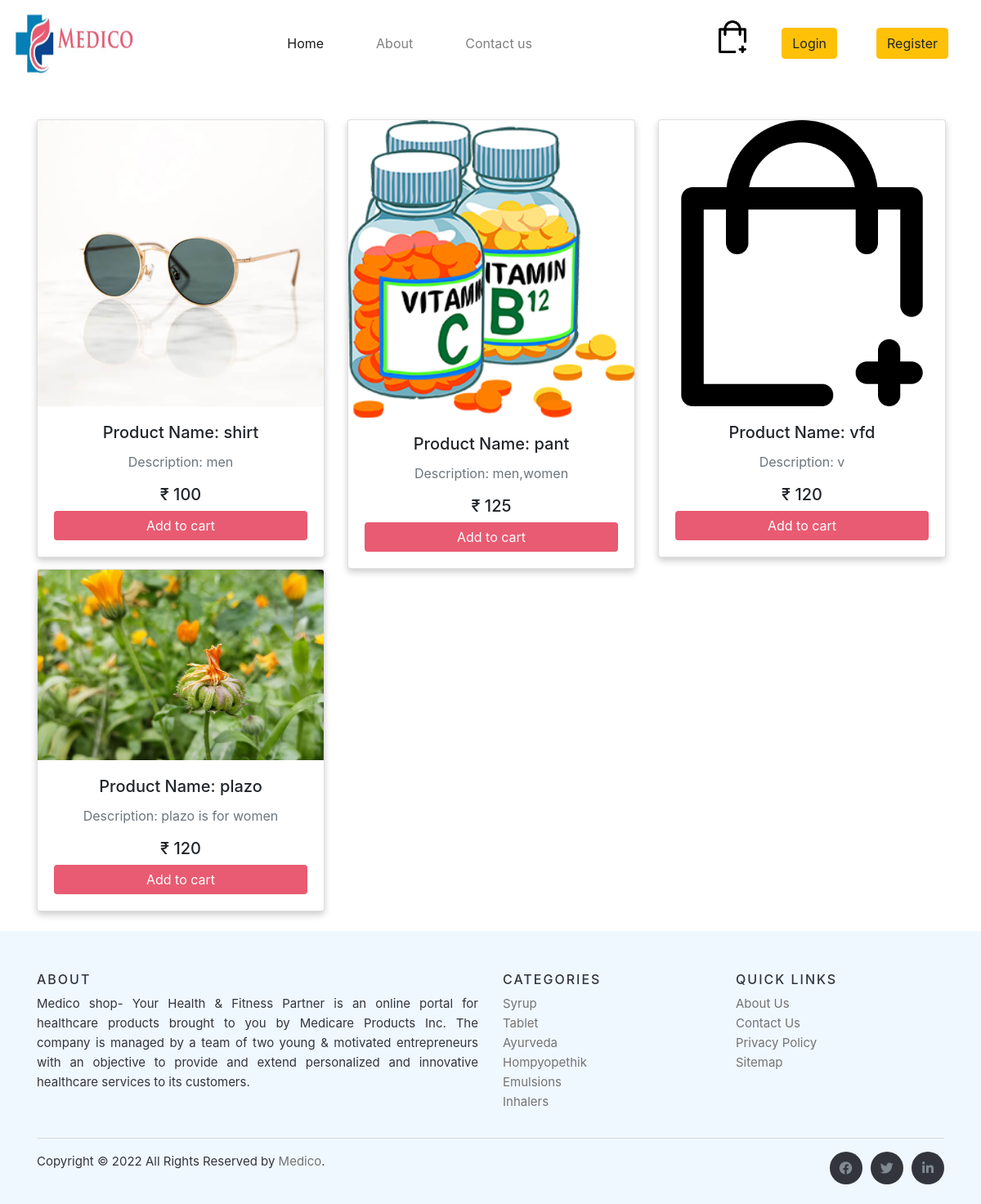
The app's page /home.php with its own data.
### tables this page shows
CREATE TABLE `product` (
  `prod_no` int(4) NOT NULL,
  `prod_name` varchar(20) NOT NULL,
  `description` varchar(50) NOT NULL,
  `unit` varchar(10) NOT NULL,
  `price` int(10) NOT NULL,
  `image` varchar(500) NOT NULL
);

### home.php (the view, shortened to what this page needs)
<?php
if (!isset($_SESSION['email'])) {
    $login = 0;
}
?>
<!doctype html>
<html lang="en">
<head>
    <link rel="stylesheet" href="https://cdn.jsdelivr.net/npm/bootstrap@4.0.0/dist/css/bootstrap.min.css">
    <link rel="stylesheet" href="css/style.css">
    <link rel="stylesheet" href="https://cdnjs.cloudflare.com/ajax/libs/font-awesome/6.1.1/css/all.min.css" />
</head>
<body>
    <nav class="navbar  navbar-expand-lg navbar-light">
        <a class="navbar-brand" href="#"><img src="images/logo.jpeg" height="80px" width="150px" /> </a>
        <div class="collapse navbar-collapse" id="main_nav">
            <ul class="navbar-nav mx-auto">
                <li class="nav-item active"> <a class="nav-link mx-4" href="#">Home </a> </li>
                <li class="nav-item"><a class="nav-link mx-4" href="about.php"> About </a></li>
                <li class="nav-item"><a class="nav-link mx-4" href="contact.php">Contact us</a></li>
            </ul>
            <ul style="list-style: none;">
                <li class="nav-item"><a class="nav-link" href="addtocart.php"><img src="images/add-to-basket.png" width="40px" height="40px"></a></li>
            </ul>
            <?php
            if ($login == 0) {
            ?>
                <a class="btn btn-warning mx-4" href="login.php">Login</a>
                <a class="btn btn-warning mx-4" href="register.php">Register</a>
            <?php
            } else {
            ?>
                <a class="btn btn-warning mx-4" href="logout.php" onclick="logout()">Logout</a>
            <?php
            }
            ?>
        </div>
    </nav>
    <div class="container py-4">
        <div class="row mt-3">
            <?php
            include 'admin/connection.php';
            $query = "SELECT * from product;";
            $data = mysqli_query($conn, $query);
            $total = mysqli_num_rows($data) > 0;
            if ($total) {
                while ($result = mysqli_fetch_assoc($data)) {
            ?>
                    <div class='col-md-4'>
                        <div class='card' style='width: 22rem;'>
                            <img class='card-img-top' src='./admin/<?php echo $result["image"];  ?>' alt='Card image'>
                            <div class='card-body'>
                                <h5 class='card-title text-center'>Product Name: <?php echo $result["prod_name"];  ?></h5>
                                <p class='card-text text-muted text-center'>Description: <?php echo $result["description"];  ?></p>
                                <h5 class='card-text text-center'>₹ <?php echo $result["price"];  ?></h5>
                                <a href="addtocart.php?id=<?php $_SESSION['prod_no'] = $result['prod_no']; echo $_SESSION['prod_no'] ?>" class='btn btn-primary center-btn'>Add to cart</a>
                            </div>
                        </div>
                    </div>
            <?php
                }
            } else {
                echo "No records found!";
            }
            ?>
        </div>
    </div>
    <footer class="site-footer">
        <div class="container">
            <div class="row">
                <div class="col-sm-12 col-md-6">
                    <h6>About</h6>
                    <p class="text-justify">Medico shop- Your Health & Fitness Partner is an online portal for healthcare products brought to you by Medicare Products Inc. The company is managed by a team of two young & motivated entrepreneurs with an objective to provide and extend personalized and innovative healthcare services to its customers.</p>
                </div>
                <div class="col-xs-6 col-md-3">
                    <h6>Categories</h6>
                    <ul class="footer-links">
                        <li><a href="#">Syrup</a></li>
                        <li><a href="#">Tablet</a></li>
                        <li><a href="#">Ayurveda</a></li>
                        <li><a href="#">Hompyopethik</a></li>
                        <li><a href="#">Emulsions</a></li>
                        <li><a href="#">Inhalers</a></li>
                    </ul>
                </div>
                <div class="col-xs-6 col-md-3">
                    <h6>Quick Links</h6>
                    <ul class="footer-links">
                        <li><a href="about.php">About Us</a></li>
                        <li><a href="#">Contact Us</a></li>
                        <li><a href="http://scanfcode.com/privacy-policy/">Privacy Policy</a></li>
                        <li><a href="http://scanfcode.com/sitemap/">Sitemap</a></li>
                    </ul>
                </div>
            </div>
            <hr>
        </div>
        <div class="container">
            <div class="row">
                <div class="col-md-8 col-sm-6 col-xs-12">
                    <p class="copyright-text">Copyright &copy; 2022 All Rights Reserved by
                        <a href="#">Medico</a>.
                    </p>
                </div>
                <div class="col-md-4 col-sm-6 col-xs-12">
                    <ul class="social-icons">
                        <li><a class="facebook" href="#"><i class="fa-brands fa-facebook"></i></a></li>
                        <li><a class="twitter" href="#"><i class="fa-brands fa-twitter"></i></a></li>
                        <li><a class="linkedin" href="#"><i class="fa-brands fa-linkedin-in"></i></a></li>
                    </ul>
                </div>
            </div>
        </div>
    </footer>
</body>
</html>

### css/style.css (style rules this page uses)
.site-footer { background-color: aliceblue; padding:45px 0 20px; font-size:15px; line-height:24px; color:#33353d; }
.site-footer hr { border-top-color:#bbb; opacity:0.5 }
.site-footer h6 { color:#33353d; font-size:16px; text-transform:uppercase; margin-top:5px; letter-spacing:2px }
.site-footer a { color:#737373; }
.footer-links { padding-left:0; list-style:none }
.footer-links li { display:block }
.footer-links a { color:#737373 }
.site-footer .social-icons { text-align:right }
.site-footer .social-icons a { width:40px; height:40px; line-height:40px; margin-left:6px; margin-right:0; border-radius:100%; background-color:#33353d }
.copyright-text { margin:0 }
.social-icons { padding-left:0; margin-bottom:0; list-style:none }
.social-icons li { display:inline-block; margin-bottom:4px }
.social-icons a { background-color:#eceeef; color:#818a91; font-size:16px; display:inline-block; line-height:44px; width:44px; height:44px; text-align:center; margin-right:8px; border-radius:100%; -webkit-transition:all .2s linear; -o-transition:all .2s linear; transition:all .2s linear }

### home.php (style rules this page uses)
.center-btn { display: block; margin-right: auto; margin-left: auto; background-color: #E85B72; border: #E85B72; }
.card { box-shadow: 0 4px 8px 0 rgba(0, 0, 0, 0.2); transition: 0.3s; }

### records on screen
product: image (picture), prod_name "shirt", description "men", price "100"
product: image (picture), prod_name "pant", description "men,women", price "125"
product: image (picture), prod_name "vfd", description "v", price "120"
product: image (picture), prod_name "plazo", description "plazo is for women", price "120"
